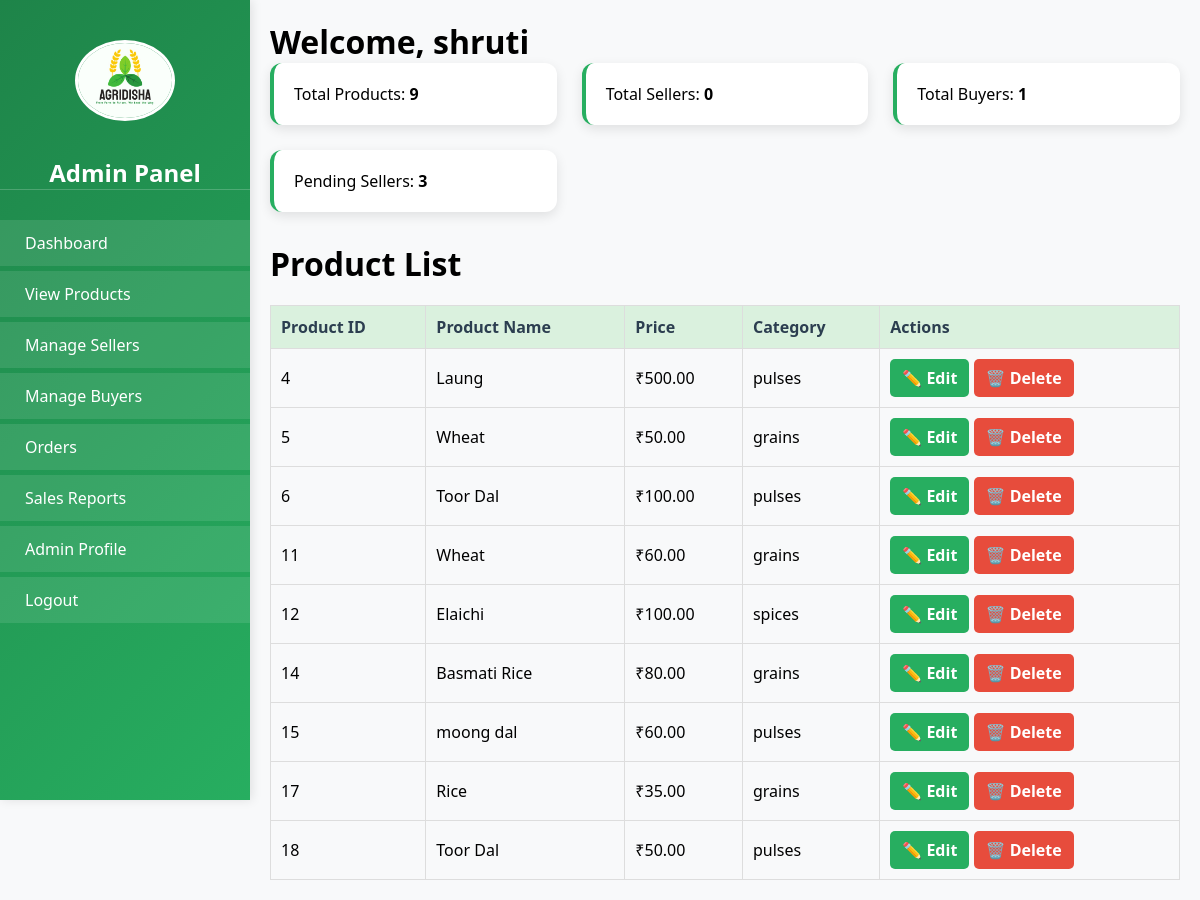
The page /ASSETS/ADMIN/admin.php?tab=view_products (signed in) on the database its author committed.
### tables this page shows
CREATE TABLE IF NOT EXISTS `products` (
  `id` int NOT NULL AUTO_INCREMENT,
  `name` varchar(255) NOT NULL,
  `description` text,
  `price` decimal(10,2) NOT NULL,
  `unit` varchar(50) NOT NULL,
  `quantity` int NOT NULL,
  `category` varchar(100) NOT NULL,
  `location` varchar(100) NOT NULL,
  `image_url` varchar(255) DEFAULT NULL,
  `seller_id` int NOT NULL,
  `organic_certified` tinyint(1) DEFAULT '0',
  `in_stock` tinyint(1) DEFAULT '1',
  `created_at` timestamp NULL DEFAULT CURRENT_TIMESTAMP,
  `updated_at` timestamp NULL DEFAULT CURRENT_TIMESTAMP ON UPDATE CURRENT_TIMESTAMP,
  PRIMARY KEY (`id`),
  KEY `seller_id` (`seller_id`)
);

### ASSETS/ADMIN/view_products.php (the view, shortened to what this page needs)
<?php
$servername = "localhost";
$username = "root";
$password = "";
$dbname = "ams_db";
$conn = new mysqli($servername, $username, $password, $dbname);
$product_query = "SELECT * FROM products";
$product_result = $conn->query($product_query);
?>
<!DOCTYPE html>
<html lang="en">
<head>
    <link rel="stylesheet" href="style.css">
</head>
<body>
    <h1>Product List</h1>
    <table>
        <thead>
            <tr>
                <th>Product ID</th>
                <th>Product Name</th>
                <th>Price</th>
                <th>Category</th>
                <th>Actions</th>
            </tr>
        </thead>
        <tbody>
            <?php if ($product_result->num_rows > 0): ?>
                <?php while ($product = $product_result->fetch_assoc()): ?>
                    <tr>
                        <td><?= htmlspecialchars($product['id']) ?></td>
                        <td><?= htmlspecialchars($product['name']) ?></td>
                        <td>₹<?= htmlspecialchars(number_format($product['price'], 2)) ?></td>
                        <td><?= htmlspecialchars($product['category']) ?></td>
                        <td>
                            <a href="edit_product.php?id=<?= htmlspecialchars($product['id']) ?>" class="btn btn-edit">✏️ Edit</a>
                            <a href="delete_product.php?id=<?= htmlspecialchars($product['id']) ?>" class="btn btn-delete" onclick="return confirm('Are you sure you want to delete this product?');">🗑️ Delete</a>
                        </td>
                    </tr>
                <?php endwhile; ?>
            <?php else: ?>
                <tr><td colspan="5">No products available.</td></tr>
            <?php endif; ?>
        </tbody>
    </table>
</body>
</html>

### ASSETS/ADMIN/admin.php (shortened to what this page needs)
<?php
$servername = "localhost";
$username = "root";
$password = "";
$dbname = "ams_db";
$conn = new mysqli($servername, $username, $password, $dbname);
$admin_name = $_SESSION['admin'];
$admin_query = $conn->prepare("SELECT * FROM admin_info WHERE admin_name = ?");
$admin_query->bind_param("s", $admin_name);
$admin_query->execute();
$admin_info = $admin_query->get_result()->fetch_assoc();
$counts = [
    'total_products' => "SELECT COUNT(*) AS total FROM products",
    'total_sellers' => "SELECT COUNT(*) AS total FROM users WHERE role='Farmer' AND status='approved'",
    'total_buyers' => "SELECT COUNT(*) AS total FROM users WHERE role='Buyer'",
    'pending_sellers' => "SELECT COUNT(*) AS total FROM users WHERE role='Farmer' AND status='Pending'",
];;
$data_counts = [];
foreach ($counts as $key => $sql) {
    $result = $conn->query($sql);
    $row = $result->fetch_assoc();
    $data_counts[$key] = $row['total'];
}
$tab = isset($_GET['tab']) ? $_GET['tab'] : 'dashboard';
?>
<!DOCTYPE html>
<html lang="en">
<head>
    <link rel="stylesheet" href="style.css">
</head>
<body>
    <div class="container">
        <div class="sidebar">
            <div class="logo-container">
                <img src="../IMAGES/logo.jpg" alt="Logo" width="100">
            </div>
            <h2>Admin Panel</h2>
            <ul>
                <li><a href="?tab=dashboard">Dashboard</a></li>
                <li><a href="?tab=view_products">View Products</a></li>
                <li><a href="?tab=manage_sellers">Manage Sellers </a></li>
                <li><a href="?tab=manage_buyers">Manage Buyers</a></li>
                <li><a href="?tab=manage_orders">Orders</a></li>
                <li><a href="?tab=sales_reports">Sales Reports</a></li>
                <li><a href="?tab=admin_profile">Admin Profile</a></li>
                <li><a href="logout.php">Logout</a></li>
            </ul>
        </div>
        <div class="content">
            <h1>Welcome, <?= htmlspecialchars($admin_info['admin_name']) ?></h1>
            <div class="dashboard-cards">
                <div class="card">Total Products: <strong><?= $data_counts['total_products'] ?></strong></div>
                <div class="card">Total Sellers: <strong><?= $data_counts['total_sellers'] ?></strong></div>
                <div class="card">Total Buyers: <strong><?= $data_counts['total_buyers'] ?></strong></div>
                <div class="card">Pending Sellers: <strong><?= $data_counts['pending_sellers'] ?></strong></div>
            </div>
            <?php
            $allowed_tabs = ['dashboard', 'view_products', 'manage_sellers', 'manage_buyers', 'manage_orders', 'sales_reports', 'admin_profile'];
            if (in_array($tab, $allowed_tabs)) {
                include "$tab.php";
            } else {
                echo "<p>Invalid tab selected.</p>";
            }
            ?>
        </div>
    </div>
</body>
</html>

### ASSETS/ADMIN/style.css (style rules this page uses)
:root { --primary-green: #1e8449; --secondary-green: #27ae60; --light-green: #daf1de; --accent-brown: #8b4513; --neutral-beige: #f5f0e1; --text-dark: #2c3e50; --text-light: #ffffff; --shadow: rgba(0, 0, 0, 0.1); }
* { margin: 0; padding: 0; box-sizing: border-box; font-family: 'Segoe UI', Tahoma, Geneva, Verdana, sans-serif; }
body { background-color: #f8f9fa; min-height: 100vh; }
.container { display: flex; min-height: 100vh; }
.sidebar { width: 250px; background: linear-gradient(135deg, var(--primary-green), var(--secondary-green)); color: var(--text-light); padding: 20px 0; position: fixed; height: 100vh; overflow-y: auto; box-shadow: 2px 0 10px var(--shadow); }
.logo-container { padding: 20px; text-align: center; }
.logo-container img { border-radius: 50%; margin-bottom: 10px; border: 3px solid var(--text-light); }
.sidebar h2 { text-align: center; font-size: 1.5rem; margin-bottom: 30px; color: var(--text-light); padding: 0 20px; border-bottom: 1px solid rgba(255, 255, 255, 0.2); }
.sidebar ul { list-style: none; padding: 0; }
.sidebar ul li { margin-bottom: 5px; }
.sidebar ul li a { display: flex; align-items: center; padding: 12px 25px; color: var(--text-light); text-decoration: none; transition: all 0.3s ease; background-color: rgba(255, 255, 255, 0.1); }
.content { flex: 1; margin-left: 250px; padding: 20px; }
.dashboard-cards { display: grid; grid-template-columns: repeat(auto-fit, minmax(250px, 1fr)); gap: 25px; margin-bottom: 30px; }
.card { background-color: #fff; padding: 20px; border-radius: 12px; box-shadow: 0 4px 12px var(--shadow); border-left: 4px solid var(--secondary-green); transition: transform 0.3s ease; }
table { width: 100%; border-collapse: separate; border-spacing: 0; }
th { background-color: var(--light-green); color: var(--text-dark); padding: 15px; text-align: left; font-weight: 600; border-bottom: 2px solid var(--secondary-green); }
td { padding: 15px; border-bottom: 1px solid rgba(0, 0, 0, 0.05); }
.btn { padding: 12px 20px; border-radius: 8px; border: none; cursor: pointer; font-size: 1rem; transition: all 0.3s ease; }

### ASSETS/ADMIN/view_products.php (style rules this page uses)
table { width: 100%; border-collapse: collapse; margin-top: 20px; }
th, td { padding: 10px; text-align: left; border: 1px solid #ddd; }
.btn { text-decoration: none; padding: 8px 12px; border-radius: 5px; font-weight: bold; display: inline-block; transition: 0.3s ease-in-out; }
.btn-edit { background-color: #27ae60; color: white; }
.btn-delete { background-color: #e74c3c; color: white; }

### rows shown on the page
products: id "4", name "Laung", price "500.00", category "pulses"
products: id "5", name "Wheat", price "50.00", category "grains"
products: id "6", name "Toor Dal", price "100.00", category "pulses"
products: id "11", name "Wheat", price "60.00", category "grains"
products: id "12", name "Elaichi", price "100.00", category "spices"
products: id "14", name "Basmati Rice", price "80.00", category "grains"
products: id "15", name "moong dal", price "60.00", category "pulses"
products: id "17", name "Rice", price "35.00", category "grains"
products: id "18", name "Toor Dal", price "50.00", category "pulses"

### other values the page prints
$admin_info['admin_name'] "shruti"
$data_counts['total_products'] "9"
$data_counts['total_sellers'] "0"
$data_counts['total_buyers'] "1"
$data_counts['pending_sellers'] "3"
